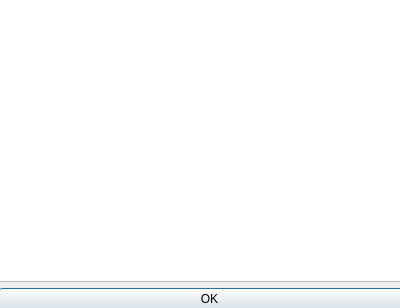
<?xml version="1.0" encoding="UTF-8"?>
<ui version="4.0">
 <class>Dialog</class>
 <widget class="QDialog" name="Dialog">
  <property name="geometry">
   <rect>
    <x>0</x>
    <y>0</y>
    <width>400</width>
    <height>308</height>
   </rect>
  </property>
  <property name="windowTitle">
   <string>Dialog</string>
  </property>
  <widget class="QWidget" name="verticalLayoutWidget">
   <property name="geometry">
    <rect>
     <x>-1</x>
     <y>-1</y>
     <width>421</width>
     <height>311</height>
    </rect>
   </property>
   <layout class="QVBoxLayout" name="verticalLayout">
    <item>
     <widget class="QTextEdit" name="textEdit"/>
    </item>
    <item>
     <widget class="QPushButton" name="pushButton">
      <property name="text">
       <string>OK</string>
      </property>
     </widget>
    </item>
   </layout>
  </widget>
 </widget>
 <resources/>
 <connections/>
</ui>
